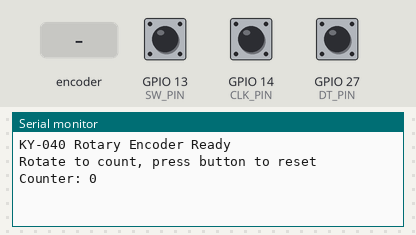
The sketch below on a simulated ESP32. On the bench: the last lines printed to the serial monitor. The inputs (shaded band) are chosen by the test bench; at power-on: GPIO 13 (SW_PIN) HIGH, GPIO 14 (CLK_PIN) HIGH, GPIO 27 (DT_PIN) HIGH.

Above: at 1.2 s.
1.3 s: GPIO 13 (SW_PIN) pulled LOW for 0.15 s
At 2.5 s:
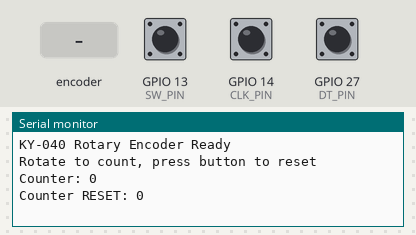
2.9 s: rotary encoder on GPIO 14 (CLK_PIN) / GPIO 27 (DT_PIN) turned 1 step (first pin leading)
At 3.8 s:
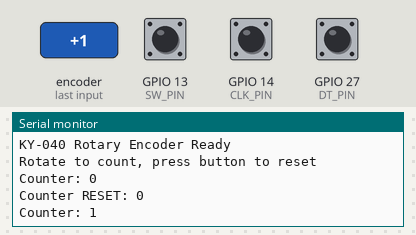
4.6 s: rotary encoder on GPIO 14 (CLK_PIN) / GPIO 27 (DT_PIN) turned 1 step (first pin leading)
At 5.1 s:
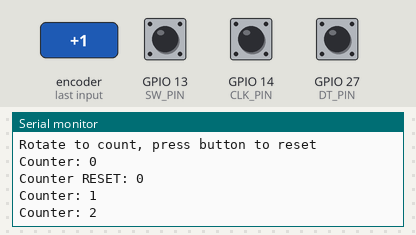

Measured:
- after the input at 1.3 s, the serial monitor: prints a new line at once (image 1)
- after the input at 2.9 s, the serial monitor: prints a new line at once (image 2)
- after the input at 4.6 s, the serial monitor: prints a new line at once (image 3)

The sketch:

Encoder2.ino
```cpp
// KY-040 Rotary Encoder Counter for ESP32
// Wiring: VCC->3.3V, GND->GND, SW->GPIO13, DT->GPIO27, CLK->GPIO14

#define CLK_PIN 14
#define DT_PIN 27
#define SW_PIN 13

volatile int counter = 0;
volatile bool clkState;
volatile bool lastClkState;
volatile unsigned long lastInterruptTime = 0;
const unsigned long debounceDelay = 5; // 5ms debounce

void IRAM_ATTR handleRotary() {
  unsigned long currentTime = millis();

  // Debounce check
  if (currentTime - lastInterruptTime < debounceDelay) {
    return;
  }

  clkState = digitalRead(CLK_PIN);

  // If CLK state changed and is now LOW (falling edge)
  if (clkState != lastClkState && clkState == LOW) {
    // Check DT pin to determine direction
    if (digitalRead(DT_PIN) == HIGH) {
      counter++; // Clockwise
    } else {
      counter--; // Counter-clockwise
    }
    Serial.print("Counter: ");
    Serial.println(counter);
  }

  lastClkState = clkState;
  lastInterruptTime = currentTime;
}

void IRAM_ATTR handleButton() {
  static unsigned long lastButtonPress = 0;
  unsigned long currentTime = millis();

  // Button debounce (50ms)
  if (currentTime - lastButtonPress > 50) {
    counter = 0; // Reset counter on button press
    Serial.println("Counter RESET: 0");
    lastButtonPress = currentTime;
  }
}

void setup() {
  Serial.begin(115200);

  // Set up pins
  pinMode(CLK_PIN, INPUT_PULLUP);
  pinMode(DT_PIN, INPUT_PULLUP);
  pinMode(SW_PIN, INPUT_PULLUP);

  // Read initial state
  lastClkState = digitalRead(CLK_PIN);

  // Attach interrupts
  attachInterrupt(digitalPinToInterrupt(CLK_PIN), handleRotary, CHANGE);
  attachInterrupt(digitalPinToInterrupt(SW_PIN), handleButton, FALLING);

  Serial.println("KY-040 Rotary Encoder Ready");
  Serial.println("Rotate to count, press button to reset");
  Serial.print("Counter: ");
  Serial.println(counter);
}

void loop() {
  // Main loop can do other tasks
  // Counter updates happen in interrupt handlers
  delay(10);
}
```
